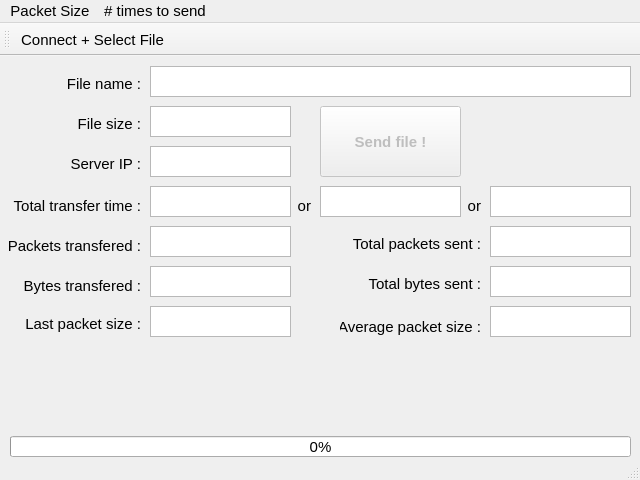
<?xml version="1.0" encoding="UTF-8"?>
<ui version="4.0">
 <class>ClientWindow</class>
 <widget class="QMainWindow" name="ClientWindow">
  <property name="geometry">
   <rect>
    <x>0</x>
    <y>0</y>
    <width>640</width>
    <height>480</height>
   </rect>
  </property>
  <property name="sizePolicy">
   <sizepolicy hsizetype="Fixed" vsizetype="Fixed">
    <horstretch>0</horstretch>
    <verstretch>0</verstretch>
   </sizepolicy>
  </property>
  <property name="minimumSize">
   <size>
    <width>640</width>
    <height>480</height>
   </size>
  </property>
  <property name="maximumSize">
   <size>
    <width>640</width>
    <height>480</height>
   </size>
  </property>
  <property name="font">
   <font>
    <family>Tahoma</family>
    <pointsize>11</pointsize>
   </font>
  </property>
  <property name="windowTitle">
   <string>Client</string>
  </property>
  <widget class="QWidget" name="centralwidget">
   <widget class="QProgressBar" name="progressBar">
    <property name="geometry">
     <rect>
      <x>10</x>
      <y>380</y>
      <width>621</width>
      <height>21</height>
     </rect>
    </property>
    <property name="value">
     <number>0</number>
    </property>
    <property name="orientation">
     <enum>Qt::Horizontal</enum>
    </property>
    <property name="invertedAppearance">
     <bool>false</bool>
    </property>
   </widget>
   <widget class="QLabel" name="label">
    <property name="geometry">
     <rect>
      <x>20</x>
      <y>60</y>
      <width>121</width>
      <height>16</height>
     </rect>
    </property>
    <property name="text">
     <string>File size :</string>
    </property>
    <property name="alignment">
     <set>Qt::AlignRight|Qt::AlignTrailing|Qt::AlignVCenter</set>
    </property>
   </widget>
   <widget class="QPlainTextEdit" name="fileSize">
    <property name="geometry">
     <rect>
      <x>150</x>
      <y>50</y>
      <width>141</width>
      <height>31</height>
     </rect>
    </property>
    <property name="readOnly">
     <bool>true</bool>
    </property>
    <property name="backgroundVisible">
     <bool>false</bool>
    </property>
   </widget>
   <widget class="QLabel" name="label_2">
    <property name="geometry">
     <rect>
      <x>20</x>
      <y>100</y>
      <width>121</width>
      <height>16</height>
     </rect>
    </property>
    <property name="text">
     <string>Server IP :</string>
    </property>
    <property name="alignment">
     <set>Qt::AlignRight|Qt::AlignTrailing|Qt::AlignVCenter</set>
    </property>
   </widget>
   <widget class="QPlainTextEdit" name="serverIP">
    <property name="geometry">
     <rect>
      <x>150</x>
      <y>90</y>
      <width>141</width>
      <height>31</height>
     </rect>
    </property>
    <property name="readOnly">
     <bool>true</bool>
    </property>
    <property name="backgroundVisible">
     <bool>false</bool>
    </property>
   </widget>
   <widget class="QLabel" name="label_3">
    <property name="geometry">
     <rect>
      <x>20</x>
      <y>20</y>
      <width>121</width>
      <height>16</height>
     </rect>
    </property>
    <property name="text">
     <string>File name :</string>
    </property>
    <property name="alignment">
     <set>Qt::AlignRight|Qt::AlignTrailing|Qt::AlignVCenter</set>
    </property>
   </widget>
   <widget class="QPlainTextEdit" name="fileName">
    <property name="geometry">
     <rect>
      <x>150</x>
      <y>10</y>
      <width>481</width>
      <height>31</height>
     </rect>
    </property>
    <property name="readOnly">
     <bool>true</bool>
    </property>
    <property name="backgroundVisible">
     <bool>false</bool>
    </property>
   </widget>
   <widget class="QPushButton" name="sendFileBtn">
    <property name="enabled">
     <bool>false</bool>
    </property>
    <property name="geometry">
     <rect>
      <x>320</x>
      <y>50</y>
      <width>141</width>
      <height>71</height>
     </rect>
    </property>
    <property name="font">
     <font>
      <weight>75</weight>
      <bold>true</bold>
     </font>
    </property>
    <property name="text">
     <string>Send file !</string>
    </property>
    <property name="shortcut">
     <string>Return, Enter</string>
    </property>
   </widget>
   <widget class="QLabel" name="label_4">
    <property name="geometry">
     <rect>
      <x>0</x>
      <y>140</y>
      <width>141</width>
      <height>20</height>
     </rect>
    </property>
    <property name="text">
     <string>Total transfer time :</string>
    </property>
    <property name="alignment">
     <set>Qt::AlignRight|Qt::AlignTrailing|Qt::AlignVCenter</set>
    </property>
   </widget>
   <widget class="QPlainTextEdit" name="totalTransferTimeMs">
    <property name="geometry">
     <rect>
      <x>150</x>
      <y>130</y>
      <width>141</width>
      <height>31</height>
     </rect>
    </property>
    <property name="readOnly">
     <bool>true</bool>
    </property>
    <property name="backgroundVisible">
     <bool>false</bool>
    </property>
   </widget>
   <widget class="QPlainTextEdit" name="totalTransferTimeSec">
    <property name="geometry">
     <rect>
      <x>320</x>
      <y>130</y>
      <width>141</width>
      <height>31</height>
     </rect>
    </property>
    <property name="readOnly">
     <bool>true</bool>
    </property>
    <property name="backgroundVisible">
     <bool>false</bool>
    </property>
   </widget>
   <widget class="QLabel" name="label_5">
    <property name="geometry">
     <rect>
      <x>290</x>
      <y>140</y>
      <width>21</width>
      <height>20</height>
     </rect>
    </property>
    <property name="text">
     <string>or</string>
    </property>
    <property name="alignment">
     <set>Qt::AlignRight|Qt::AlignTrailing|Qt::AlignVCenter</set>
    </property>
   </widget>
   <widget class="QPlainTextEdit" name="totalTransferTimeMin">
    <property name="geometry">
     <rect>
      <x>490</x>
      <y>130</y>
      <width>141</width>
      <height>31</height>
     </rect>
    </property>
    <property name="readOnly">
     <bool>true</bool>
    </property>
    <property name="backgroundVisible">
     <bool>false</bool>
    </property>
   </widget>
   <widget class="QLabel" name="label_6">
    <property name="geometry">
     <rect>
      <x>460</x>
      <y>140</y>
      <width>21</width>
      <height>20</height>
     </rect>
    </property>
    <property name="text">
     <string>or</string>
    </property>
    <property name="alignment">
     <set>Qt::AlignRight|Qt::AlignTrailing|Qt::AlignVCenter</set>
    </property>
   </widget>
   <widget class="QLabel" name="label_7">
    <property name="geometry">
     <rect>
      <x>0</x>
      <y>180</y>
      <width>141</width>
      <height>20</height>
     </rect>
    </property>
    <property name="text">
     <string>Packets transfered :</string>
    </property>
    <property name="alignment">
     <set>Qt::AlignRight|Qt::AlignTrailing|Qt::AlignVCenter</set>
    </property>
   </widget>
   <widget class="QPlainTextEdit" name="packetsTransfered">
    <property name="geometry">
     <rect>
      <x>150</x>
      <y>170</y>
      <width>141</width>
      <height>31</height>
     </rect>
    </property>
    <property name="readOnly">
     <bool>true</bool>
    </property>
    <property name="backgroundVisible">
     <bool>false</bool>
    </property>
   </widget>
   <widget class="QLabel" name="label_8">
    <property name="geometry">
     <rect>
      <x>0</x>
      <y>220</y>
      <width>141</width>
      <height>20</height>
     </rect>
    </property>
    <property name="text">
     <string>Bytes transfered :</string>
    </property>
    <property name="alignment">
     <set>Qt::AlignRight|Qt::AlignTrailing|Qt::AlignVCenter</set>
    </property>
   </widget>
   <widget class="QPlainTextEdit" name="bytesTransfered">
    <property name="geometry">
     <rect>
      <x>150</x>
      <y>210</y>
      <width>141</width>
      <height>31</height>
     </rect>
    </property>
    <property name="readOnly">
     <bool>true</bool>
    </property>
    <property name="backgroundVisible">
     <bool>false</bool>
    </property>
   </widget>
   <widget class="QPlainTextEdit" name="totalPacketsSent">
    <property name="geometry">
     <rect>
      <x>490</x>
      <y>170</y>
      <width>141</width>
      <height>31</height>
     </rect>
    </property>
    <property name="readOnly">
     <bool>true</bool>
    </property>
    <property name="plainText">
     <string/>
    </property>
   </widget>
   <widget class="QLabel" name="label_9">
    <property name="geometry">
     <rect>
      <x>320</x>
      <y>180</y>
      <width>161</width>
      <height>16</height>
     </rect>
    </property>
    <property name="text">
     <string>Total packets sent :</string>
    </property>
    <property name="alignment">
     <set>Qt::AlignRight|Qt::AlignTrailing|Qt::AlignVCenter</set>
    </property>
   </widget>
   <widget class="QPlainTextEdit" name="lastPacketSize">
    <property name="geometry">
     <rect>
      <x>150</x>
      <y>250</y>
      <width>141</width>
      <height>31</height>
     </rect>
    </property>
    <property name="readOnly">
     <bool>true</bool>
    </property>
    <property name="plainText">
     <string/>
    </property>
   </widget>
   <widget class="QLabel" name="label_10">
    <property name="geometry">
     <rect>
      <x>0</x>
      <y>260</y>
      <width>141</width>
      <height>16</height>
     </rect>
    </property>
    <property name="text">
     <string>Last packet size :</string>
    </property>
    <property name="alignment">
     <set>Qt::AlignRight|Qt::AlignTrailing|Qt::AlignVCenter</set>
    </property>
   </widget>
   <widget class="QPlainTextEdit" name="avgPacketSize">
    <property name="geometry">
     <rect>
      <x>490</x>
      <y>250</y>
      <width>141</width>
      <height>31</height>
     </rect>
    </property>
    <property name="readOnly">
     <bool>true</bool>
    </property>
    <property name="plainText">
     <string/>
    </property>
   </widget>
   <widget class="QPlainTextEdit" name="totalBytesSent">
    <property name="geometry">
     <rect>
      <x>490</x>
      <y>210</y>
      <width>141</width>
      <height>31</height>
     </rect>
    </property>
    <property name="readOnly">
     <bool>true</bool>
    </property>
    <property name="plainText">
     <string/>
    </property>
   </widget>
   <widget class="QLabel" name="label_11">
    <property name="geometry">
     <rect>
      <x>340</x>
      <y>220</y>
      <width>141</width>
      <height>16</height>
     </rect>
    </property>
    <property name="text">
     <string>Total bytes sent :</string>
    </property>
    <property name="alignment">
     <set>Qt::AlignRight|Qt::AlignTrailing|Qt::AlignVCenter</set>
    </property>
   </widget>
   <widget class="QLabel" name="avglabel">
    <property name="geometry">
     <rect>
      <x>340</x>
      <y>260</y>
      <width>141</width>
      <height>21</height>
     </rect>
    </property>
    <property name="text">
     <string>Average packet size :</string>
    </property>
    <property name="alignment">
     <set>Qt::AlignRight|Qt::AlignTrailing|Qt::AlignVCenter</set>
    </property>
   </widget>
  </widget>
  <widget class="QMenuBar" name="menubar">
   <property name="geometry">
    <rect>
     <x>0</x>
     <y>0</y>
     <width>640</width>
     <height>20</height>
    </rect>
   </property>
   <widget class="QMenu" name="menuPacket_Size">
    <property name="font">
     <font>
      <family>Tahoma</family>
      <pointsize>11</pointsize>
     </font>
    </property>
    <property name="title">
     <string>Packet Size</string>
    </property>
    <addaction name="pkSize1024B"/>
    <addaction name="pkSize4096B"/>
    <addaction name="pkSize20KB"/>
    <addaction name="pkSize60KB"/>
    <addaction name="pkSize120KB"/>
   </widget>
   <widget class="QMenu" name="menu_times_to_send">
    <property name="font">
     <font>
      <family>Tahoma</family>
      <pointsize>11</pointsize>
     </font>
    </property>
    <property name="title">
     <string># times to send</string>
    </property>
    <addaction name="send10Times"/>
    <addaction name="send100Times"/>
    <addaction name="send1000Times"/>
   </widget>
   <addaction name="menuPacket_Size"/>
   <addaction name="menu_times_to_send"/>
  </widget>
  <widget class="QStatusBar" name="statusbar"/>
  <widget class="QToolBar" name="toolBar">
   <property name="windowTitle">
    <string>toolBar</string>
   </property>
   <attribute name="toolBarArea">
    <enum>TopToolBarArea</enum>
   </attribute>
   <attribute name="toolBarBreak">
    <bool>false</bool>
   </attribute>
   <addaction name="selectFileBtn"/>
  </widget>
  <action name="pkSize1024B">
   <property name="checkable">
    <bool>true</bool>
   </property>
   <property name="checked">
    <bool>true</bool>
   </property>
   <property name="text">
    <string>1024 Bytes</string>
   </property>
   <property name="whatsThis">
    <string>1024</string>
   </property>
   <property name="font">
    <font>
     <family>Tahoma</family>
     <pointsize>11</pointsize>
    </font>
   </property>
  </action>
  <action name="pkSize4096B">
   <property name="checkable">
    <bool>true</bool>
   </property>
   <property name="text">
    <string>4096 Bytes</string>
   </property>
   <property name="whatsThis">
    <string>4096</string>
   </property>
  </action>
  <action name="pkSize20KB">
   <property name="checkable">
    <bool>true</bool>
   </property>
   <property name="text">
    <string>20 KBytes</string>
   </property>
   <property name="whatsThis">
    <string>20480</string>
   </property>
  </action>
  <action name="pkSize60KB">
   <property name="checkable">
    <bool>true</bool>
   </property>
   <property name="text">
    <string>60 KBytes</string>
   </property>
   <property name="whatsThis">
    <string>61440</string>
   </property>
  </action>
  <action name="pkSize120KB">
   <property name="checkable">
    <bool>true</bool>
   </property>
   <property name="text">
    <string>120 KBytes</string>
   </property>
   <property name="whatsThis">
    <string>122880</string>
   </property>
  </action>
  <action name="send10Times">
   <property name="checkable">
    <bool>true</bool>
   </property>
   <property name="checked">
    <bool>true</bool>
   </property>
   <property name="text">
    <string>10</string>
   </property>
  </action>
  <action name="send100Times">
   <property name="checkable">
    <bool>true</bool>
   </property>
   <property name="text">
    <string>100</string>
   </property>
  </action>
  <action name="send1000Times">
   <property name="checkable">
    <bool>true</bool>
   </property>
   <property name="text">
    <string>1000</string>
   </property>
  </action>
  <action name="selectFileBtn">
   <property name="enabled">
    <bool>true</bool>
   </property>
   <property name="text">
    <string>Select file to send</string>
   </property>
   <property name="iconText">
    <string>Connect + Select File</string>
   </property>
   <property name="toolTip">
    <string>Select file</string>
   </property>
   <property name="shortcut">
    <string>Ctrl+S</string>
   </property>
  </action>
 </widget>
 <resources/>
 <connections/>
</ui>
